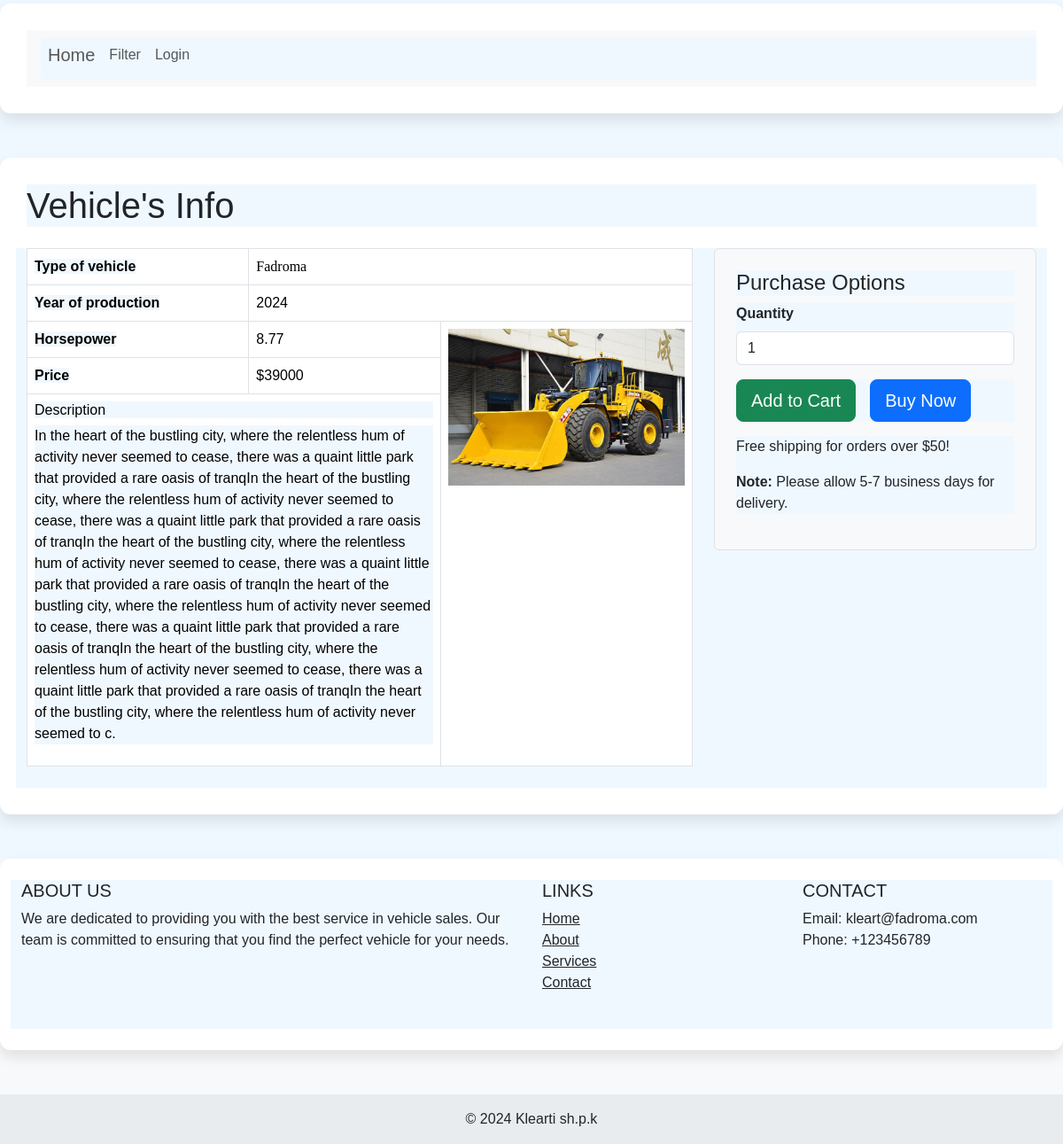
Screenshot of /vehicle/detail/ad958977-603e-4b12-b15f-b9e8421f071d/ with the database file from the repository.
### sell/models.py (models this page shows, shortened)
class Vehicles(models.Model):
    id = models.UUIDField(primary_key=True, default=uuid.uuid4, editable=False)
    vehicle = models.CharField(max_length=50, null=True, blank=True)  # Example: title, name, etc.
    description = models.TextField(max_length=900, blank=True, null=True)
    produce_year = models.IntegerField()
    horsepower = models.DecimalField(max_digits=6, decimal_places=2, null=False, default=0.00)
    price = models.IntegerField()
    image = models.ImageField(upload_to='sell/images/', blank=True, null=True)
    new_CHOICES = [
        ('new', 'new'),
        ('old', 'old'),
    ]
    new_old = models.CharField( max_length=3, choices=new_CHOICES, default='new')
    time_created = models.DateTimeField(auto_now_add=True)
    amount = models.IntegerField(default=1)
    class Meta:
        permissions = [
            ("vehicle_detail", "You Can view Items"),
            ("create_vehicle", "You Can Create Items"),
            ("update_vehicle", "You Can edit Items"),
            ("delete_vehicle", "You Can delete Items"),
        ]

### sell/view/detail.py (the view)
# urls.py: path('vehicle/detail/<uuid:id>/', detail, name='vehicle_detail'),
def detail(request, id):
    template_name = 'sell/detail.html'
    info = get_object_or_404(Vehicles, id=id)
    context = {'info': info}
    return render(request, template_name, context)

### sell/templates/sell/detail.html (shortened to what this page needs)
<!DOCTYPE html>
{% load static %}
<html lang="en">
<head>
    <link href="https://cdn.jsdelivr.net/npm/bootstrap@5.3.3/dist/css/bootstrap.min.css" rel="stylesheet">
    <link href="{% static 'css/detail.css' %}" rel="stylesheet" type="text/css"/>
</head>
<body>
{% include 'sell/navbar_shop.html' %}
<div class="container mt-5">
    <h1 class="mb-4">Vehicle's Info</h1>
    <div class="row">
        <div class="col-md-8">
            <table class="table table-bordered">
                <tbody>
                    <tr>
                        <td class="table-key"><strong>Type of vehicle</strong></td>
                        <td class="table-value" colspan="3">{{ info.vehicle }}</td>
                    </tr>
                    <tr>
                        <td class="table-key"><strong>Year of production</strong></td>
                        <td colspan="3">{{ info.produce_year }}</td>
                    </tr>
                    <tr>
                        <td class="table-key"><strong>Horsepower</strong></td>
                        <td colspan="1">{{ info.horsepower }}</td>
                        <td rowspan="5">
                            {% if info.image %}
                                <img src="{{ info.image.url }}" width="6000px" class="img-fluid" alt="Vehicle"/>
                            {% else %}
                                <p>No image available.</p>
                            {% endif %}
                        </td>
                    </tr>
                    <tr>
                        <td class="table-key"><strong>Price</strong></td>
                        <td colspan="1">${{ info.price }}</td>
                    </tr>
                    <tr>
                        <td class="description" colspan="2">
                            <h6>Description</h6>
                            <p>{{ info.description }}</p>
                        </td>
                    </tr>
                </tbody>
            </table>
        </div>
        <div class="col-md-4">
            <div class="purchase-options p-4 bg-light border rounded">
                <h4>Purchase Options</h4>
                <div class="mb-3">
                    <label for="quantity" class="form-label"><strong>Quantity</strong></label>
                    <input type="number" id="quantity" name="quantity" class="form-control" value="1" min="1" max="10">
                </div>
                <div class="d-flex gap-3">
                    <button class="btn btn-success btn-lg">Add to Cart</button>
                    <button class="btn btn-primary btn-lg">Buy Now</button>
                </div>
                <div class="mt-3">
                    <p>Free shipping for orders over $50!</p>
                    <p><strong>Note:</strong> Please allow 5-7 business days for delivery.</p>
                </div>
            </div>
        </div>
    </div>
</div>
</body>
{% include 'sell/footer.html' %}
</html>

### static/sell/css/detail.css (style rules this page uses)
* { background-color: #f0f8ff; }
body { background-color: #f0f8ff; }
.container { background-color: #f0f8ff; }
body { font-family: 'Arial', sans-serif; }
.container { max-width: 1300px; background-color: #ffffff; padding: 30px; border-radius: 12px; box-shadow: 0 8px 16px rgba(0, 0, 0, 0.1); margin-bottom: 50px; }
.table { width: 100%; margin-bottom: 1.5rem; color: #212529; background-color: #fdfdfe; border-color: #dee2e6; }
.table-key { width: 25%; background-color: #007bff; color: white; font-weight: bold; vertical-align: middle; padding: 12px; font-family: 'Arial', sans-serif; }

### rows the page displays
Vehicles: vehicle "Fadroma", produce_year "2024", horsepower "8.77", image (picture), price "39000", description "In the heart of the bustling city, where the relentless hum of activity never seemed to cease, there was a quaint little park that provided a rare oasis of tranqIn the heart of the bustling city, where the relentless hum of activity never seemed to cease, there was a quaint little park that provided a rare oasis of tranqIn the heart of the bustling city, where the relentless hum of activity never seemed to cease, there was a quaint little park that provided a rare oasis of tranqIn the heart of the bustling city, where the relentless hum of activity never seemed to cease, there was a quaint little park that provided a rare oasis of tranqIn the heart of the bustling city, where the relentless…"
